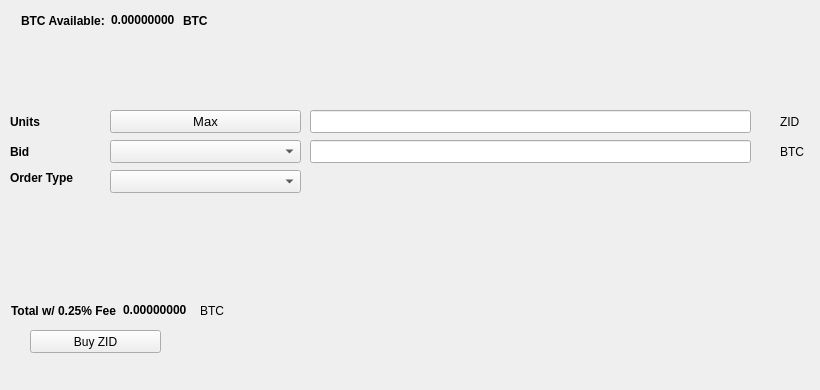
   <widget class="QWidget" name="BuyTab">
    <attribute name="title">
     <string>Buy</string>
    </attribute>
    <widget class="QPushButton" name="BuyZID">
     <property name="geometry">
      <rect>
       <x>30</x>
       <y>330</y>
       <width>131</width>
       <height>23</height>
      </rect>
     </property>
     <property name="text">
      <string>Buy ZID</string>
     </property>
     <property name="icon">
      <iconset resource="../zid.qrc">
       <normaloff>:/icons/bitcoin</normaloff>:/icons/bitcoin</iconset>
     </property>
    </widget>
    <widget class="QLabel" name="label_3">
     <property name="geometry">
      <rect>
       <x>10</x>
       <y>110</y>
       <width>46</width>
       <height>23</height>
      </rect>
     </property>
     <property name="font">
      <font>
       <weight>75</weight>
       <bold>true</bold>
      </font>
     </property>
     <property name="text">
      <string>Units</string>
     </property>
    </widget>
    <widget class="QLineEdit" name="UnitsInput">
     <property name="geometry">
      <rect>
       <x>310</x>
       <y>110</y>
       <width>441</width>
       <height>23</height>
      </rect>
     </property>
     <property name="font">
      <font>
       <pointsize>9</pointsize>
       <weight>75</weight>
       <bold>true</bold>
      </font>
     </property>
    </widget>
    <widget class="QLineEdit" name="BuyBidPriceEdit">
     <property name="geometry">
      <rect>
       <x>310</x>
       <y>140</y>
       <width>441</width>
       <height>23</height>
      </rect>
     </property>
     <property name="font">
      <font>
       <pointsize>9</pointsize>
       <weight>75</weight>
       <bold>true</bold>
      </font>
     </property>
    </widget>
    <widget class="QLabel" name="label_4">
     <property name="geometry">
      <rect>
       <x>780</x>
       <y>110</y>
       <width>31</width>
       <height>23</height>
      </rect>
     </property>
     <property name="text">
      <string>ZID</string>
     </property>
    </widget>
    <widget class="QLabel" name="label_5">
     <property name="geometry">
      <rect>
       <x>780</x>
       <y>140</y>
       <width>31</width>
       <height>23</height>
      </rect>
     </property>
     <property name="text">
      <string>BTC</string>
     </property>
    </widget>
    <widget class="QLabel" name="label_6">
     <property name="geometry">
      <rect>
       <x>10</x>
       <y>140</y>
       <width>46</width>
       <height>23</height>
      </rect>
     </property>
     <property name="font">
      <font>
       <weight>75</weight>
       <bold>true</bold>
      </font>
     </property>
     <property name="text">
      <string>Bid</string>
     </property>
    </widget>
    <widget class="QLabel" name="label_7">
     <property name="geometry">
      <rect>
       <x>10</x>
       <y>170</y>
       <width>91</width>
       <height>16</height>
      </rect>
     </property>
     <property name="font">
      <font>
       <weight>75</weight>
       <bold>true</bold>
      </font>
     </property>
     <property name="text">
      <string>Order Type</string>
     </property>
    </widget>
    <widget class="QPushButton" name="Buy_Max_Amount">
     <property name="geometry">
      <rect>
       <x>110</x>
       <y>110</y>
       <width>191</width>
       <height>23</height>
      </rect>
     </property>
     <property name="font">
      <font>
       <pointsize>10</pointsize>
      </font>
     </property>
     <property name="text">
      <string>Max</string>
     </property>
    </widget>
    <widget class="QComboBox" name="BuyBidcomboBox">
     <property name="geometry">
      <rect>
       <x>110</x>
       <y>140</y>
       <width>191</width>
       <height>23</height>
      </rect>
     </property>
     <property name="font">
      <font>
       <pointsize>10</pointsize>
      </font>
     </property>
    </widget>
    <widget class="QComboBox" name="buyOrdertypeCombo">
     <property name="geometry">
      <rect>
       <x>110</x>
       <y>170</y>
       <width>191</width>
       <height>23</height>
      </rect>
     </property>
     <property name="font">
      <font>
       <pointsize>10</pointsize>
      </font>
     </property>
    </widget>
    <widget class="QWidget" name="layoutWidget1">
     <property name="geometry">
      <rect>
       <x>21</x>
       <y>11</y>
       <width>227</width>
       <height>19</height>
      </rect>
     </property>
     <layout class="QHBoxLayout" name="horizontalLayout_3">
      <item>
       <widget class="QLabel" name="label232">
        <property name="font">
         <font>
          <weight>75</weight>
          <bold>true</bold>
         </font>
        </property>
        <property name="text">
         <string>BTC Available:</string>
        </property>
       </widget>
      </item>
      <item>
       <widget class="QLabel" name="BtcAvailableLbl">
        <property name="palette">
         <palette>
          <active>
           <colorrole role="WindowText">
            <brush brushstyle="SolidPattern">
             <color alpha="255">
              <red>0</red>
              <green>0</green>
              <blue>0</blue>
             </color>
            </brush>
           </colorrole>
           <colorrole role="Button">
            <brush brushstyle="SolidPattern">
             <color alpha="255">
              <red>0</red>
              <green>170</green>
              <blue>0</blue>
             </color>
            </brush>
           </colorrole>
           <colorrole role="Light">
            <brush brushstyle="SolidPattern">
             <color alpha="255">
              <red>0</red>
              <green>255</green>
              <blue>0</blue>
             </color>
            </brush>
           </colorrole>
           <colorrole role="Midlight">
            <brush brushstyle="SolidPattern">
             <color alpha="255">
              <red>0</red>
              <green>212</green>
              <blue>0</blue>
             </color>
            </brush>
           </colorrole>
           <colorrole role="Dark">
            <brush brushstyle="SolidPattern">
             <color alpha="255">
              <red>0</red>
              <green>85</green>
              <blue>0</blue>
             </color>
            </brush>
           </colorrole>
           <colorrole role="Mid">
            <brush brushstyle="SolidPattern">
             <color alpha="255">
              <red>0</red>
              <green>113</green>
              <blue>0</blue>
             </color>
            </brush>
           </colorrole>
           <colorrole role="Text">
            <brush brushstyle="SolidPattern">
             <color alpha="255">
              <red>0</red>
              <green>170</green>
              <blue>0</blue>
             </color>
            </brush>
           </colorrole>
           <colorrole role="BrightText">
            <brush brushstyle="SolidPattern">
             <color alpha="255">
              <red>255</red>
              <green>255</green>
              <blue>255</blue>
             </color>
            </brush>
           </colorrole>
           <colorrole role="ButtonText">
            <brush brushstyle="SolidPattern">
             <color alpha="255">
              <red>0</red>
              <green>0</green>
              <blue>0</blue>
             </color>
            </brush>
           </colorrole>
           <colorrole role="Base">
            <brush brushstyle="SolidPattern">
             <color alpha="255">
              <red>255</red>
              <green>255</green>
              <blue>255</blue>
             </color>
            </brush>
           </colorrole>
           <colorrole role="Window">
            <brush brushstyle="SolidPattern">
             <color alpha="255">
              <red>0</red>
              <green>170</green>
              <blue>0</blue>
             </color>
            </brush>
           </colorrole>
           <colorrole role="Shadow">
            <brush brushstyle="SolidPattern">
             <color alpha="255">
              <red>0</red>
              <green>0</green>
              <blue>0</blue>
             </color>
            </brush>
           </colorrole>
           <colorrole role="AlternateBase">
            <brush brushstyle="SolidPattern">
             <color alpha="255">
              <red>127</red>
              <green>212</green>
              <blue>127</blue>
             </color>
            </brush>
           </colorrole>
           <colorrole role="ToolTipBase">
            <brush brushstyle="SolidPattern">
             <color alpha="255">
              <red>255</red>
              <green>255</green>
              <blue>220</blue>
             </color>
            </brush>
           </colorrole>
           <colorrole role="ToolTipText">
            <brush brushstyle="SolidPattern">
             <color alpha="255">
              <red>0</red>
              <green>0</green>
              <blue>0</blue>
             </color>
            </brush>
           </colorrole>
          </active>
          <inactive>
           <colorrole role="WindowText">
            <brush brushstyle="SolidPattern">
             <color alpha="255">
              <red>0</red>
              <green>0</green>
              <blue>0</blue>
             </color>
            </brush>
           </colorrole>
           <colorrole role="Button">
            <brush brushstyle="SolidPattern">
             <color alpha="255">
              <red>0</red>
              <green>170</green>
              <blue>0</blue>
             </color>
            </brush>
           </colorrole>
           <colorrole role="Light">
            <brush brushstyle="SolidPattern">
             <color alpha="255">
              <red>0</red>
              <green>255</green>
              <blue>0</blue>
             </color>
            </brush>
           </colorrole>
           <colorrole role="Midlight">
            <brush brushstyle="SolidPattern">
             <color alpha="255">
              <red>0</red>
              <green>212</green>
              <blue>0</blue>
             </color>
            </brush>
           </colorrole>
           <colorrole role="Dark">
            <brush brushstyle="SolidPattern">
             <color alpha="255">
              <red>0</red>
              <green>85</green>
              <blue>0</blue>
             </color>
            </brush>
           </colorrole>
           <colorrole role="Mid">
            <brush brushstyle="SolidPattern">
             <color alpha="255">
              <red>0</red>
              <green>113</green>
              <blue>0</blue>
             </color>
            </brush>
           </colorrole>
           <colorrole role="Text">
            <brush brushstyle="SolidPattern">
             <color alpha="255">
              <red>0</red>
              <green>170</green>
              <blue>0</blue>
             </color>
            </brush>
           </colorrole>
           <colorrole role="BrightText">
            <brush brushstyle="SolidPattern">
             <color alpha="255">
              <red>255</red>
              <green>255</green>
              <blue>255</blue>
             </color>
            </brush>
           </colorrole>
           <colorrole role="ButtonText">
            <brush brushstyle="SolidPattern">
             <color alpha="255">
              <red>0</red>
              <green>0</green>
              <blue>0</blue>
             </color>
            </brush>
           </colorrole>
           <colorrole role="Base">
            <brush brushstyle="SolidPattern">
             <color alpha="255">
              <red>255</red>
              <green>255</green>
              <blue>255</blue>
             </color>
            </brush>
           </colorrole>
           <colorrole role="Window">
            <brush brushstyle="SolidPattern">
             <color alpha="255">
              <red>0</red>
              <green>170</green>
              <blue>0</blue>
             </color>
            </brush>
           </colorrole>
           <colorrole role="Shadow">
            <brush brushstyle="SolidPattern">
             <color alpha="255">
              <red>0</red>
              <green>0</green>
              <blue>0</blue>
             </color>
            </brush>
           </colorrole>
           <colorrole role="AlternateBase">
            <brush brushstyle="SolidPattern">
             <color alpha="255">
              <red>127</red>
              <green>212</green>
              <blue>127</blue>
             </color>
            </brush>
           </colorrole>
           <colorrole role="ToolTipBase">
            <brush brushstyle="SolidPattern">
             <color alpha="255">
              <red>255</red>
              <green>255</green>
              <blue>220</blue>
             </color>
            </brush>
           </colorrole>
           <colorrole role="ToolTipText">
            <brush brushstyle="SolidPattern">
             <color alpha="255">
              <red>0</red>
              <green>0</green>
              <blue>0</blue>
             </color>
            </brush>
           </colorrole>
          </inactive>
          <disabled>
           <colorrole role="WindowText">
            <brush brushstyle="SolidPattern">
             <color alpha="255">
              <red>0</red>
              <green>85</green>
              <blue>0</blue>
             </color>
            </brush>
           </colorrole>
           <colorrole role="Button">
            <brush brushstyle="SolidPattern">
             <color alpha="255">
              <red>0</red>
              <green>170</green>
              <blue>0</blue>
             </color>
            </brush>
           </colorrole>
           <colorrole role="Light">
            <brush brushstyle="SolidPattern">
             <color alpha="255">
              <red>0</red>
              <green>255</green>
              <blue>0</blue>
             </color>
            </brush>
           </colorrole>
           <colorrole role="Midlight">
            <brush brushstyle="SolidPattern">
             <color alpha="255">
              <red>0</red>
              <green>212</green>
              <blue>0</blue>
             </color>
            </brush>
           </colorrole>
           <colorrole role="Dark">
            <brush brushstyle="SolidPattern">
             <color alpha="255">
              <red>0</red>
              <green>85</green>
              <blue>0</blue>
             </color>
            </brush>
           </colorrole>
           <colorrole role="Mid">
            <brush brushstyle="SolidPattern">
             <color alpha="255">
              <red>0</red>
              <green>113</green>
              <blue>0</blue>
             </color>
            </brush>
           </colorrole>
           <colorrole role="Text">
            <brush brushstyle="SolidPattern">
             <color alpha="255">
              <red>0</red>
              <green>85</green>
              <blue>0</blue>
             </color>
            </brush>
           </colorrole>
           <colorrole role="BrightText">
            <brush brushstyle="SolidPattern">
             <color alpha="255">
              <red>255</red>
              <green>255</green>
              <blue>255</blue>
             </color>
            </brush>
           </colorrole>
           <colorrole role="ButtonText">
            <brush brushstyle="SolidPattern">
             <color alpha="255">
              <red>0</red>
              <green>85</green>
              <blue>0</blue>
             </color>
            </brush>
           </colorrole>
           <colorrole role="Base">
            <brush brushstyle="SolidPattern">
             <color alpha="255">
              <red>0</red>
              <green>170</green>
              <blue>0</blue>
             </color>
            </brush>
           </colorrole>
           <colorrole role="Window">
            <brush brushstyle="SolidPattern">
             <color alpha="255">
              <red>0</red>
              <green>170</green>
              <blue>0</blue>
             </color>
            </brush>
           </colorrole>
           <colorrole role="Shadow">
            <brush brushstyle="SolidPattern">
             <color alpha="255">
              <red>0</red>
              <green>0</green>
              <blue>0</blue>
             </color>
            </brush>
           </colorrole>
           <colorrole role="AlternateBase">
            <brush brushstyle="SolidPattern">
             <color alpha="255">
              <red>0</red>
              <green>170</green>
              <blue>0</blue>
             </color>
            </brush>
           </colorrole>
           <colorrole role="ToolTipBase">
            <brush brushstyle="SolidPattern">
             <color alpha="255">
              <red>255</red>
              <green>255</green>
              <blue>220</blue>
             </color>
            </brush>
           </colorrole>
           <colorrole role="ToolTipText">
            <brush brushstyle="SolidPattern">
             <color alpha="255">
              <red>0</red>
              <green>0</green>
              <blue>0</blue>
             </color>
            </brush>
           </colorrole>
          </disabled>
         </palette>
        </property>
        <property name="font">
         <font>
          <weight>75</weight>
          <bold>true</bold>
         </font>
        </property>
        <property name="text">
         <string>0.00000000</string>
        </property>
        <property name="textInteractionFlags">
         <set>Qt::LinksAccessibleByMouse|Qt::TextSelectableByKeyboard|Qt::TextSelectableByMouse</set>
        </property>
       </widget>
      </item>
      <item>
       <widget class="QLabel" name="BtcAvailableLbl_2">
        <property name="font">
         <font>
          <weight>75</weight>
          <bold>true</bold>
         </font>
        </property>
        <property name="text">
         <string>BTC</string>
        </property>
       </widget>
      </item>
     </layout>
    </widget>
    <widget class="QWidget" name="layoutWidge2">
     <property name="geometry">
      <rect>
       <x>11</x>
       <y>301</y>
       <width>259</width>
       <height>19</height>
      </rect>
     </property>
     <layout class="QHBoxLayout" name="horizontalLayout_4">
      <item>
       <widget class="QLabel" name="label_9">
        <property name="font">
         <font>
          <weight>75</weight>
          <bold>true</bold>
         </font>
        </property>
        <property name="text">
         <string>Total w/ 0.25% Fee</string>
        </property>
       </widget>
      </item>
      <item>
       <widget class="QLabel" name="BuyCostLabel">
        <property name="palette">
         <palette>
          <active>
           <colorrole role="WindowText">
            <brush brushstyle="SolidPattern">
             <color alpha="255">
              <red>0</red>
              <green>0</green>
              <blue>0</blue>
             </color>
            </brush>
           </colorrole>
           <colorrole role="Button">
            <brush brushstyle="SolidPattern">
             <color alpha="255">
              <red>0</red>
              <green>170</green>
              <blue>0</blue>
             </color>
            </brush>
           </colorrole>
           <colorrole role="Light">
            <brush brushstyle="SolidPattern">
             <color alpha="255">
              <red>0</red>
              <green>255</green>
              <blue>0</blue>
             </color>
            </brush>
           </colorrole>
           <colorrole role="Midlight">
            <brush brushstyle="SolidPattern">
             <color alpha="255">
              <red>0</red>
              <green>212</green>
              <blue>0</blue>
             </color>
            </brush>
           </colorrole>
           <colorrole role="Dark">
            <brush brushstyle="SolidPattern">
             <color alpha="255">
              <red>0</red>
              <green>85</green>
              <blue>0</blue>
             </color>
            </brush>
           </colorrole>
           <colorrole role="Mid">
            <brush brushstyle="SolidPattern">
             <color alpha="255">
              <red>0</red>
              <green>113</green>
              <blue>0</blue>
             </color>
            </brush>
           </colorrole>
           <colorrole role="Text">
            <brush brushstyle="SolidPattern">
             <color alpha="255">
              <red>0</red>
              <green>170</green>
              <blue>0</blue>
             </color>
            </brush>
           </colorrole>
           <colorrole role="BrightText">
            <brush brushstyle="SolidPattern">
             <color alpha="255">
              <red>255</red>
              <green>255</green>
              <blue>255</blue>
             </color>
            </brush>
           </colorrole>
           <colorrole role="ButtonText">
            <brush brushstyle="SolidPattern">
             <color alpha="255">
              <red>0</red>
              <green>0</green>
              <blue>0</blue>
             </color>
            </brush>
           </colorrole>
           <colorrole role="Base">
            <brush brushstyle="SolidPattern">
             <color alpha="255">
              <red>255</red>
              <green>255</green>
              <blue>255</blue>
             </color>
            </brush>
           </colorrole>
           <colorrole role="Window">
            <brush brushstyle="SolidPattern">
             <color alpha="255">
              <red>0</red>
              <green>170</green>
              <blue>0</blue>
             </color>
            </brush>
           </colorrole>
           <colorrole role="Shadow">
            <brush brushstyle="SolidPattern">
             <color alpha="255">
              <red>0</red>
              <green>0</green>
              <blue>0</blue>
             </color>
            </brush>
           </colorrole>
           <colorrole role="AlternateBase">
            <brush brushstyle="SolidPattern">
             <color alpha="255">
              <red>127</red>
              <green>212</green>
              <blue>127</blue>
             </color>
            </brush>
           </colorrole>
           <colorrole role="ToolTipBase">
            <brush brushstyle="SolidPattern">
             <color alpha="255">
              <red>255</red>
              <green>255</green>
              <blue>220</blue>
             </color>
            </brush>
           </colorrole>
           <colorrole role="ToolTipText">
            <brush brushstyle="SolidPattern">
             <color alpha="255">
              <red>0</red>
              <green>0</green>
              <blue>0</blue>
             </color>
            </brush>
           </colorrole>
          </active>
          <inactive>
           <colorrole role="WindowText">
            <brush brushstyle="SolidPattern">
             <color alpha="255">
              <red>0</red>
              <green>0</green>
              <blue>0</blue>
             </color>
            </brush>
           </colorrole>
           <colorrole role="Button">
            <brush brushstyle="SolidPattern">
             <color alpha="255">
              <red>0</red>
              <green>170</green>
              <blue>0</blue>
             </color>
            </brush>
           </colorrole>
           <colorrole role="Light">
            <brush brushstyle="SolidPattern">
             <color alpha="255">
              <red>0</red>
              <green>255</green>
              <blue>0</blue>
             </color>
            </brush>
           </colorrole>
           <colorrole role="Midlight">
            <brush brushstyle="SolidPattern">
             <color alpha="255">
              <red>0</red>
              <green>212</green>
              <blue>0</blue>
             </color>
            </brush>
           </colorrole>
           <colorrole role="Dark">
            <brush brushstyle="SolidPattern">
             <color alpha="255">
              <red>0</red>
              <green>85</green>
              <blue>0</blue>
             </color>
            </brush>
           </colorrole>
           <colorrole role="Mid">
            <brush brushstyle="SolidPattern">
             <color alpha="255">
              <red>0</red>
              <green>113</green>
              <blue>0</blue>
             </color>
            </brush>
           </colorrole>
           <colorrole role="Text">
            <brush brushstyle="SolidPattern">
             <color alpha="255">
              <red>0</red>
              <green>170</green>
              <blue>0</blue>
             </color>
            </brush>
           </colorrole>
           <colorrole role="BrightText">
            <brush brushstyle="SolidPattern">
             <color alpha="255">
              <red>255</red>
              <green>255</green>
              <blue>255</blue>
             </color>
            </brush>
           </colorrole>
           <colorrole role="ButtonText">
            <brush brushstyle="SolidPattern">
             <color alpha="255">
              <red>0</red>
              <green>0</green>
              <blue>0</blue>
             </color>
            </brush>
           </colorrole>
           <colorrole role="Base">
            <brush brushstyle="SolidPattern">
             <color alpha="255">
              <red>255</red>
              <green>255</green>
              <blue>255</blue>
             </color>
            </brush>
           </colorrole>
           <colorrole role="Window">
            <brush brushstyle="SolidPattern">
             <color alpha="255">
              <red>0</red>
              <green>170</green>
              <blue>0</blue>
             </color>
            </brush>
           </colorrole>
           <colorrole role="Shadow">
            <brush brushstyle="SolidPattern">
             <color alpha="255">
              <red>0</red>
              <green>0</green>
              <blue>0</blue>
             </color>
            </brush>
           </colorrole>
           <colorrole role="AlternateBase">
            <brush brushstyle="SolidPattern">
             <color alpha="255">
              <red>127</red>
              <green>212</green>
              <blue>127</blue>
             </color>
            </brush>
           </colorrole>
           <colorrole role="ToolTipBase">
            <brush brushstyle="SolidPattern">
             <color alpha="255">
              <red>255</red>
              <green>255</green>
              <blue>220</blue>
             </color>
            </brush>
           </colorrole>
           <colorrole role="ToolTipText">
            <brush brushstyle="SolidPattern">
             <color alpha="255">
              <red>0</red>
              <green>0</green>
              <blue>0</blue>
             </color>
            </brush>
           </colorrole>
          </inactive>
          <disabled>
           <colorrole role="WindowText">
            <brush brushstyle="SolidPattern">
             <color alpha="255">
              <red>0</red>
              <green>85</green>
              <blue>0</blue>
             </color>
            </brush>
           </colorrole>
           <colorrole role="Button">
            <brush brushstyle="SolidPattern">
             <color alpha="255">
              <red>0</red>
              <green>170</green>
              <blue>0</blue>
             </color>
            </brush>
           </colorrole>
           <colorrole role="Light">
            <brush brushstyle="SolidPattern">
             <color alpha="255">
              <red>0</red>
              <green>255</green>
              <blue>0</blue>
             </color>
            </brush>
           </colorrole>
           <colorrole role="Midlight">
            <brush brushstyle="SolidPattern">
             <color alpha="255">
              <red>0</red>
              <green>212</green>
              <blue>0</blue>
             </color>
            </brush>
           </colorrole>
           <colorrole role="Dark">
            <brush brushstyle="SolidPattern">
             <color alpha="255">
              <red>0</red>
              <green>85</green>
              <blue>0</blue>
             </color>
            </brush>
           </colorrole>
           <colorrole role="Mid">
            <brush brushstyle="SolidPattern">
             <color alpha="255">
              <red>0</red>
              <green>113</green>
              <blue>0</blue>
             </color>
            </brush>
           </colorrole>
           <colorrole role="Text">
            <brush brushstyle="SolidPattern">
             <color alpha="255">
              <red>0</red>
              <green>85</green>
              <blue>0</blue>
             </color>
            </brush>
           </colorrole>
           <colorrole role="BrightText">
            <brush brushstyle="SolidPattern">
             <color alpha="255">
              <red>255</red>
              <green>255</green>
              <blue>255</blue>
             </color>
            </brush>
           </colorrole>
           <colorrole role="ButtonText">
            <brush brushstyle="SolidPattern">
             <color alpha="255">
              <red>0</red>
              <green>85</green>
              <blue>0</blue>
             </color>
            </brush>
           </colorrole>
           <colorrole role="Base">
            <brush brushstyle="SolidPattern">
             <color alpha="255">
              <red>0</red>
              <green>170</green>
              <blue>0</blue>
             </color>
            </brush>
           </colorrole>
           <colorrole role="Window">
            <brush brushstyle="SolidPattern">
             <color alpha="255">
              <red>0</red>
              <green>170</green>
              <blue>0</blue>
             </color>
            </brush>
           </colorrole>
           <colorrole role="Shadow">
            <brush brushstyle="SolidPattern">
             <color alpha="255">
              <red>0</red>
              <green>0</green>
              <blue>0</blue>
             </color>
            </brush>
           </colorrole>
           <colorrole role="AlternateBase">
            <brush brushstyle="SolidPattern">
             <color alpha="255">
              <red>0</red>
              <green>170</green>
              <blue>0</blue>
             </color>
            </brush>
           </colorrole>
           <colorrole role="ToolTipBase">
            <brush brushstyle="SolidPattern">
             <color alpha="255">
              <red>255</red>
              <green>255</green>
              <blue>220</blue>
             </color>
            </brush>
           </colorrole>
           <colorrole role="ToolTipText">
            <brush brushstyle="SolidPattern">
             <color alpha="255">
              <red>0</red>
              <green>0</green>
              <blue>0</blue>
             </color>
            </brush>
           </colorrole>
          </disabled>
         </palette>
        </property>
        <property name="font">
         <font>
          <weight>75</weight>
          <bold>true</bold>
         </font>
        </property>
        <property name="autoFillBackground">
         <bool>false</bool>
        </property>
        <property name="text">
         <string>0.00000000</string>
        </property>
        <property name="textInteractionFlags">
         <set>Qt::LinksAccessibleByMouse|Qt::TextSelectableByMouse</set>
        </property>
       </widget>
      </item>
      <item>
       <widget class="QLabel" name="label_10">
        <property name="font">
         <font>
          <weight>50</weight>
          <bold>false</bold>
         </font>
        </property>
        <property name="text">
         <string>BTC</string>
        </property>
       </widget>
      </item>
     </layout>
    </widget>
    <widget class="QLabel" name="label_24">
     <property name="geometry">
      <rect>
       <x>460</x>
       <y>300</y>
       <width>281</width>
       <height>81</height>
      </rect>
     </property>
     <property name="text">
      <string/>
     </property>
     <property name="pixmap">
      <pixmap>:/images/bittrex</pixmap>
     </property>
    </widget>
   </widget>
